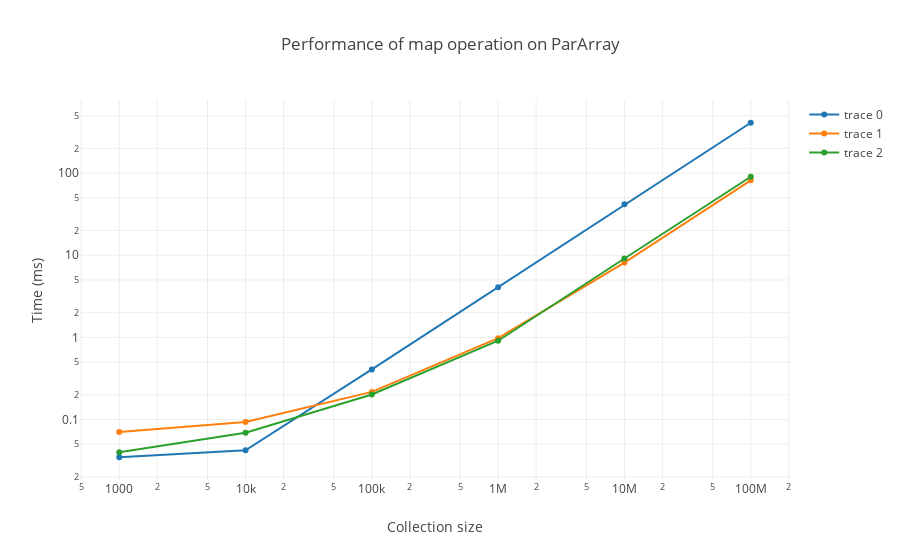

Notebook cell for this chart:
### Code cell
import plotly._;
import plotly.element._;
import plotly.layout._;
import plotly.Almond._;

val (x, y) = times.get("Sequential").get.unzip;
val (x2, y2) = times.get("NPartitionsThreshold(256)").get.unzip;
val (x3, y3) = times.get("NCoresThreshold(cores: 8, partitions: 8)").get.unzip;

val sequential = Scatter(x,y);
val partitions256 = Scatter(x2,y2);
val cores8 = Scatter(x3,y3);

val data = Seq(sequential, partitions256, cores8);

val layout = Layout(
    title = "Performance of map operation on ParArray",
    xaxis = Axis(title = "Collection size", `type` = AxisType.Log),
    yaxis = Axis(title = "Time (ms)", `type` = AxisType.Log)
);

plot(data, layout = layout)

### Figure 1 — Plotly figure (JSON) as saved in the notebook; plotly's stock layout.template omitted (floating-point values rounded to 4 significant figures)
{"data": [{"type": "scatter", "x": [1000, 10000, 100000, 1000000, 10000000, 100000000], "y": [0.03467, 0.0422, 0.407, 4.089, 41.75, 411.0]}, {"type": "scatter", "x": [1000, 10000, 100000, 1000000, 10000000, 100000000], "y": [0.07015, 0.09312, 0.2168, 0.9777, 8.144, 81.68]}, {"type": "scatter", "x": [1000, 10000, 100000, 1000000, 10000000, 100000000], "y": [0.03995, 0.069, 0.2012, 0.9099, 9.133, 90.42]}], "layout": {"autosize": true, "title": {"text": "Performance of map operation on ParArray"}, "xaxis": {"autorange": true, "range": [2.673, 8.327], "title": {"text": "Collection size"}, "type": "log"}, "yaxis": {"autorange": true, "range": [-1.796, 2.95], "title": {"text": "Time (ms)"}, "type": "log"}}}
